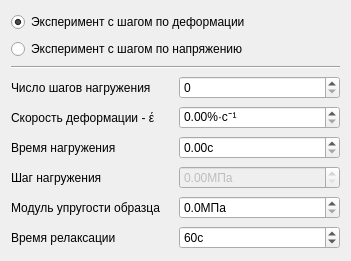
<ui version="4.0" >
 <class>ExpSettingsForm</class>
 <widget class="QWidget" name="ExpSettingsForm" >
  <property name="geometry" >
   <rect>
    <x>0</x>
    <y>0</y>
    <width>351</width>
    <height>261</height>
   </rect>
  </property>
  <property name="windowTitle" >
   <string>Параметры эксперимента</string>
  </property>
  <layout class="QGridLayout" name="gridLayout" >
   <item row="0" column="0" colspan="2" >
    <widget class="QRadioButton" name="rbStrainStep" >
     <property name="text" >
      <string>Эксперимент с шагом по деформации</string>
     </property>
     <property name="checked" >
      <bool>true</bool>
     </property>
    </widget>
   </item>
   <item row="1" column="0" colspan="2" >
    <widget class="QRadioButton" name="rbStressStep" >
     <property name="text" >
      <string>Эксперимент с шагом по напряжению</string>
     </property>
    </widget>
   </item>
   <item row="2" column="0" colspan="2" >
    <widget class="Line" name="line" >
     <property name="orientation" >
      <enum>Qt::Horizontal</enum>
     </property>
    </widget>
   </item>
   <item row="3" column="0" >
    <widget class="QLabel" name="label_6" >
     <property name="text" >
      <string>Число шагов нагружения</string>
     </property>
     <property name="wordWrap" >
      <bool>true</bool>
     </property>
    </widget>
   </item>
   <item row="3" column="1" >
    <widget class="QSpinBox" name="sbExpStepCount" >
     <property name="maximum" >
      <number>9999</number>
     </property>
    </widget>
   </item>
   <item row="4" column="0" >
    <widget class="QLabel" name="label_7" >
     <property name="text" >
      <string>Скорость деформации - έ</string>
     </property>
     <property name="wordWrap" >
      <bool>false</bool>
     </property>
    </widget>
   </item>
   <item row="4" column="1" >
    <widget class="QDoubleSpinBox" name="dsbExpLoadingSpeed" >
     <property name="suffix" >
      <string>%·cᐨ¹</string>
     </property>
    </widget>
   </item>
   <item row="5" column="0" >
    <widget class="QLabel" name="label_8" >
     <property name="text" >
      <string>Время нагружения</string>
     </property>
     <property name="wordWrap" >
      <bool>true</bool>
     </property>
    </widget>
   </item>
   <item row="5" column="1" >
    <widget class="QDoubleSpinBox" name="dsbExpLoadingTime" >
     <property name="suffix" >
      <string>с</string>
     </property>
     <property name="maximum" >
      <double>900000.000000000000000</double>
     </property>
     <property name="singleStep" >
      <double>10.000000000000000</double>
     </property>
    </widget>
   </item>
   <item row="6" column="0" >
    <widget class="QLabel" name="label" >
     <property name="text" >
      <string>Шаг нагружения</string>
     </property>
    </widget>
   </item>
   <item row="6" column="1" >
    <widget class="QDoubleSpinBox" name="dsbStressStep" >
     <property name="enabled" >
      <bool>false</bool>
     </property>
     <property name="suffix" >
      <string>МПа</string>
     </property>
     <property name="maximum" >
      <double>5000.000000000000000</double>
     </property>
    </widget>
   </item>
   <item row="7" column="0" >
    <widget class="QLabel" name="label_11" >
     <property name="text" >
      <string>Модуль упругости образца</string>
     </property>
    </widget>
   </item>
   <item row="7" column="1" >
    <widget class="QDoubleSpinBox" name="dsbCoefficientOfElasticity" >
     <property name="suffix" >
      <string>МПа</string>
     </property>
     <property name="decimals" >
      <number>1</number>
     </property>
     <property name="maximum" >
      <double>9999999.000000000000000</double>
     </property>
     <property name="singleStep" >
      <double>1000.000000000000000</double>
     </property>
    </widget>
   </item>
   <item row="8" column="0" >
    <widget class="QLabel" name="label_9" >
     <property name="text" >
      <string>Время релаксации</string>
     </property>
    </widget>
   </item>
   <item row="8" column="1" >
    <widget class="QSpinBox" name="sbExpRelaxationTime" >
     <property name="suffix" >
      <string>с</string>
     </property>
     <property name="maximum" >
      <number>6000</number>
     </property>
     <property name="value" >
      <number>60</number>
     </property>
    </widget>
   </item>
  </layout>
 </widget>
 <resources/>
 <connections>
  <connection>
   <sender>rbStrainStep</sender>
   <signal>toggled(bool)</signal>
   <receiver>dsbExpLoadingTime</receiver>
   <slot>setEnabled(bool)</slot>
   <hints>
    <hint type="sourcelabel" >
     <x>175</x>
     <y>16</y>
    </hint>
    <hint type="destinationlabel" >
     <x>266</x>
     <y>146</y>
    </hint>
   </hints>
  </connection>
  <connection>
   <sender>rbStressStep</sender>
   <signal>toggled(bool)</signal>
   <receiver>dsbStressStep</receiver>
   <slot>setEnabled(bool)</slot>
   <hints>
    <hint type="sourcelabel" >
     <x>175</x>
     <y>45</y>
    </hint>
    <hint type="destinationlabel" >
     <x>266</x>
     <y>178</y>
    </hint>
   </hints>
  </connection>
 </connections>
</ui>
